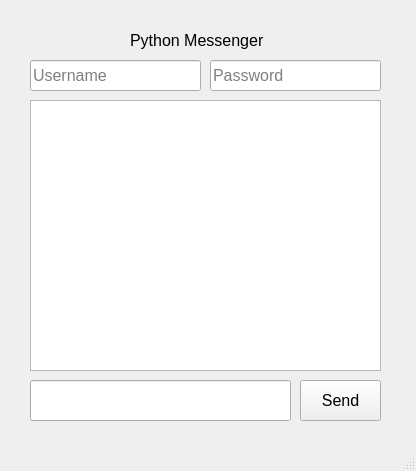
<?xml version="1.0" encoding="UTF-8"?>
<ui version="4.0">
 <class>MainWindow</class>
 <widget class="QMainWindow" name="MainWindow">
  <property name="geometry">
   <rect>
    <x>0</x>
    <y>0</y>
    <width>416</width>
    <height>471</height>
   </rect>
  </property>
  <property name="font">
   <font>
    <pointsize>12</pointsize>
   </font>
  </property>
  <property name="windowTitle">
   <string>MainWindow</string>
  </property>
  <widget class="QWidget" name="centralwidget">
   <widget class="QTextBrowser" name="textBrowser">
    <property name="geometry">
     <rect>
      <x>30</x>
      <y>100</y>
      <width>351</width>
      <height>271</height>
     </rect>
    </property>
   </widget>
   <widget class="QLineEdit" name="lineEdit">
    <property name="geometry">
     <rect>
      <x>30</x>
      <y>380</y>
      <width>261</width>
      <height>41</height>
     </rect>
    </property>
   </widget>
   <widget class="QPushButton" name="pushButton">
    <property name="geometry">
     <rect>
      <x>300</x>
      <y>380</y>
      <width>81</width>
      <height>41</height>
     </rect>
    </property>
    <property name="text">
     <string>Send</string>
    </property>
   </widget>
   <widget class="QLabel" name="label">
    <property name="geometry">
     <rect>
      <x>130</x>
      <y>30</y>
      <width>161</width>
      <height>20</height>
     </rect>
    </property>
    <property name="text">
     <string>Python Messenger</string>
    </property>
   </widget>
   <widget class="QLineEdit" name="lineEdit_2">
    <property name="geometry">
     <rect>
      <x>30</x>
      <y>60</y>
      <width>171</width>
      <height>31</height>
     </rect>
    </property>
    <property name="placeholderText">
     <string>Username</string>
    </property>
   </widget>
   <widget class="QLineEdit" name="lineEdit_3">
    <property name="geometry">
     <rect>
      <x>210</x>
      <y>60</y>
      <width>171</width>
      <height>31</height>
     </rect>
    </property>
    <property name="placeholderText">
     <string>Password</string>
    </property>
   </widget>
  </widget>
  <widget class="QStatusBar" name="statusbar"/>
 </widget>
 <resources/>
 <connections/>
</ui>
